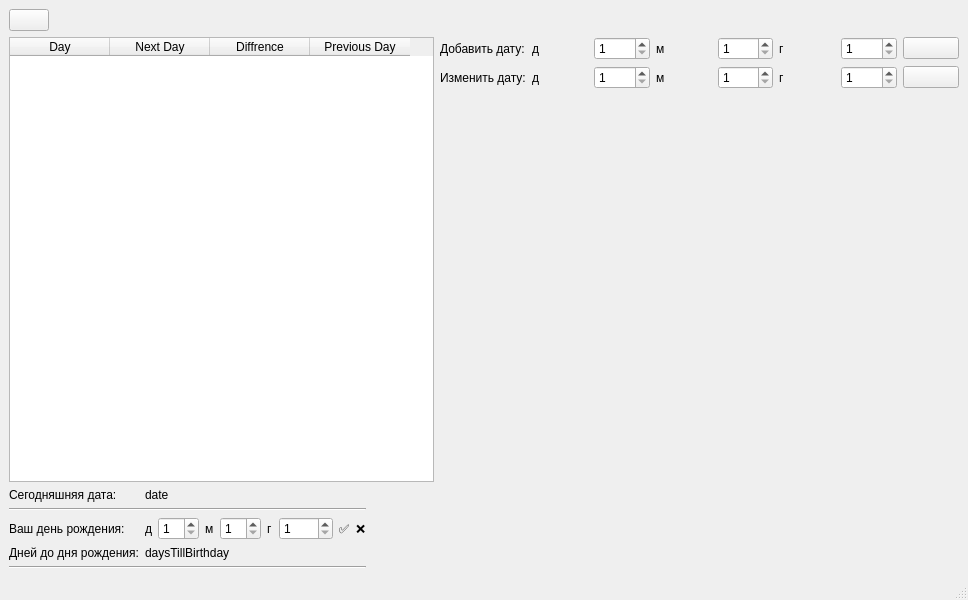
<?xml version="1.0" encoding="UTF-8"?>
<ui version="4.0">
 <class>MainWindow</class>
 <widget class="QMainWindow" name="MainWindow">
  <property name="geometry">
   <rect>
    <x>0</x>
    <y>0</y>
    <width>968</width>
    <height>600</height>
   </rect>
  </property>
  <property name="windowTitle">
   <string>MainWindow</string>
  </property>
  <widget class="QWidget" name="centralwidget">
   <layout class="QFormLayout" name="formLayout">
    <item row="1" column="0">
     <widget class="QTableWidget" name="tableWidget">
      <property name="minimumSize">
       <size>
        <width>425</width>
        <height>0</height>
       </size>
      </property>
      <property name="frameShape">
       <enum>QFrame::StyledPanel</enum>
      </property>
      <property name="editTriggers">
       <set>QAbstractItemView::NoEditTriggers</set>
      </property>
      <property name="iconSize">
       <size>
        <width>0</width>
        <height>0</height>
       </size>
      </property>
      <property name="showGrid">
       <bool>true</bool>
      </property>
      <property name="rowCount">
       <number>0</number>
      </property>
      <property name="columnCount">
       <number>4</number>
      </property>
      <column>
       <property name="text">
        <string>Day</string>
       </property>
      </column>
      <column>
       <property name="text">
        <string>Next Day</string>
       </property>
      </column>
      <column>
       <property name="text">
        <string>Diffrence</string>
       </property>
      </column>
      <column>
       <property name="text">
        <string>Previous Day</string>
       </property>
      </column>
     </widget>
    </item>
    <item row="2" column="0">
     <layout class="QFormLayout" name="formLayout_2">
      <item row="0" column="0">
       <widget class="QLabel" name="label_2">
        <property name="text">
         <string>Сегодняшняя дата:</string>
        </property>
       </widget>
      </item>
      <item row="0" column="1">
       <widget class="QLabel" name="label">
        <property name="text">
         <string>date</string>
        </property>
       </widget>
      </item>
      <item row="1" column="0" colspan="2">
       <widget class="Line" name="line">
        <property name="orientation">
         <enum>Qt::Horizontal</enum>
        </property>
       </widget>
      </item>
      <item row="2" column="0">
       <widget class="QLabel" name="label_3">
        <property name="text">
         <string>Ваш день рождения:</string>
        </property>
       </widget>
      </item>
      <item row="2" column="1">
       <layout class="QHBoxLayout" name="horizontalLayout">
        <item>
         <widget class="QLabel" name="label_4">
          <property name="text">
           <string>д</string>
          </property>
         </widget>
        </item>
        <item>
         <widget class="QSpinBox" name="spinBox">
          <property name="minimum">
           <number>1</number>
          </property>
          <property name="maximum">
           <number>31</number>
          </property>
         </widget>
        </item>
        <item>
         <widget class="QLabel" name="label_5">
          <property name="text">
           <string>м</string>
          </property>
         </widget>
        </item>
        <item>
         <widget class="QSpinBox" name="spinBox_2">
          <property name="minimum">
           <number>1</number>
          </property>
          <property name="maximum">
           <number>12</number>
          </property>
         </widget>
        </item>
        <item>
         <widget class="QLabel" name="label_6">
          <property name="text">
           <string>г</string>
          </property>
         </widget>
        </item>
        <item>
         <widget class="QSpinBox" name="spinBox_3">
          <property name="minimum">
           <number>1</number>
          </property>
          <property name="maximum">
           <number>2024</number>
          </property>
         </widget>
        </item>
        <item>
         <widget class="QLabel" name="label_7">
          <property name="frameShape">
           <enum>QFrame::NoFrame</enum>
          </property>
          <property name="frameShadow">
           <enum>QFrame::Plain</enum>
          </property>
          <property name="text">
           <string>✅</string>
          </property>
         </widget>
        </item>
        <item>
         <widget class="QLabel" name="label_8">
          <property name="text">
           <string>❌</string>
          </property>
         </widget>
        </item>
       </layout>
      </item>
      <item row="3" column="0">
       <widget class="QLabel" name="label_9">
        <property name="text">
         <string>Дней до дня рождения:</string>
        </property>
       </widget>
      </item>
      <item row="3" column="1">
       <widget class="QLabel" name="label_10">
        <property name="text">
         <string>daysTillBirthday</string>
        </property>
       </widget>
      </item>
      <item row="4" column="0" colspan="2">
       <widget class="Line" name="line_2">
        <property name="orientation">
         <enum>Qt::Horizontal</enum>
        </property>
       </widget>
      </item>
     </layout>
    </item>
    <item row="1" column="1">
     <layout class="QFormLayout" name="formLayout_3">
      <item row="0" column="0">
       <widget class="QLabel" name="label_11">
        <property name="text">
         <string>Добавить дату:</string>
        </property>
       </widget>
      </item>
      <item row="0" column="1">
       <layout class="QHBoxLayout" name="horizontalLayout_2">
        <item>
         <widget class="QLabel" name="label_12">
          <property name="text">
           <string>д</string>
          </property>
         </widget>
        </item>
        <item>
         <widget class="QSpinBox" name="spinBox_4">
          <property name="minimum">
           <number>1</number>
          </property>
          <property name="maximum">
           <number>31</number>
          </property>
         </widget>
        </item>
        <item>
         <widget class="QLabel" name="label_13">
          <property name="text">
           <string>м</string>
          </property>
         </widget>
        </item>
        <item>
         <widget class="QSpinBox" name="spinBox_5">
          <property name="minimum">
           <number>1</number>
          </property>
          <property name="maximum">
           <number>12</number>
          </property>
         </widget>
        </item>
        <item>
         <widget class="QLabel" name="label_14">
          <property name="text">
           <string>г</string>
          </property>
         </widget>
        </item>
        <item>
         <widget class="QSpinBox" name="spinBox_6">
          <property name="minimum">
           <number>1</number>
          </property>
          <property name="maximum">
           <number>2050</number>
          </property>
         </widget>
        </item>
        <item>
         <widget class="QPushButton" name="pushButton">
          <property name="text">
           <string/>
          </property>
          <property name="icon">
           <iconset theme="emblem-default"/>
          </property>
         </widget>
        </item>
       </layout>
      </item>
      <item row="1" column="0">
       <widget class="QLabel" name="label_15">
        <property name="text">
         <string>Изменить дату:</string>
        </property>
       </widget>
      </item>
      <item row="1" column="1">
       <layout class="QHBoxLayout" name="horizontalLayout_3">
        <item>
         <widget class="QLabel" name="label_16">
          <property name="text">
           <string>д</string>
          </property>
         </widget>
        </item>
        <item>
         <widget class="QSpinBox" name="spinBox_7">
          <property name="minimum">
           <number>1</number>
          </property>
          <property name="maximum">
           <number>31</number>
          </property>
         </widget>
        </item>
        <item>
         <widget class="QLabel" name="label_17">
          <property name="text">
           <string>м</string>
          </property>
         </widget>
        </item>
        <item>
         <widget class="QSpinBox" name="spinBox_8">
          <property name="minimum">
           <number>1</number>
          </property>
          <property name="maximum">
           <number>12</number>
          </property>
         </widget>
        </item>
        <item>
         <widget class="QLabel" name="label_18">
          <property name="text">
           <string>г</string>
          </property>
         </widget>
        </item>
        <item>
         <widget class="QSpinBox" name="spinBox_9">
          <property name="minimum">
           <number>1</number>
          </property>
          <property name="maximum">
           <number>2050</number>
          </property>
         </widget>
        </item>
        <item>
         <widget class="QPushButton" name="pushButton_2">
          <property name="text">
           <string/>
          </property>
          <property name="icon">
           <iconset theme="emblem-default"/>
          </property>
         </widget>
        </item>
       </layout>
      </item>
     </layout>
    </item>
    <item row="0" column="0">
     <widget class="QPushButton" name="pushButton_3">
      <property name="text">
       <string/>
      </property>
      <property name="icon">
       <iconset theme="document-open"/>
      </property>
     </widget>
    </item>
   </layout>
  </widget>
  <widget class="QMenuBar" name="menubar">
   <property name="geometry">
    <rect>
     <x>0</x>
     <y>0</y>
     <width>968</width>
     <height>22</height>
    </rect>
   </property>
  </widget>
  <widget class="QStatusBar" name="statusbar"/>
 </widget>
 <resources/>
 <connections/>
</ui>
